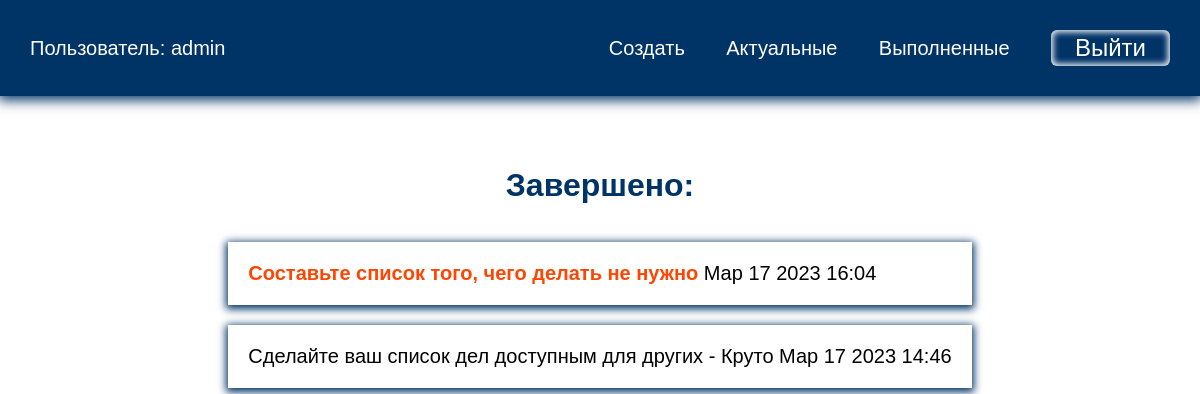
Page /completed/ (signed in) on the earlier database version.
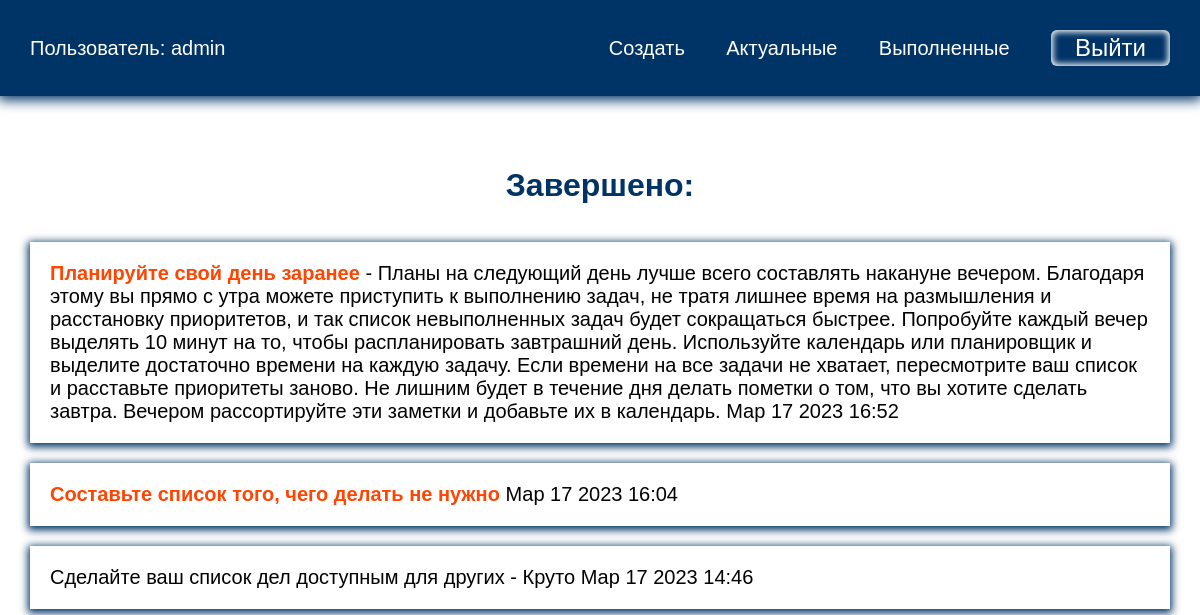
Same page on the later database version.
### todo/models.py (models this page shows, shortened)
class Todo(models.Model):
    title = models.CharField(max_length=100)
    memo = models.TextField(blank=True)  # описание задачи, может быть, может не быть(мы разрешаем что поле может быть пустым).
    created = models.DateTimeField(auto_now_add=True)  # поле дата создания, для того что бы могли потом отсортировать наши задачи либо по возрастанию,либо по убыванию. Атирбут мы не сможем менять в ручную. Не изменяемые поля в админке отображаться не будут, но они будут храниться в БД. В тот момент когда мы будем создавть какую то задачу, у нас зафиксируется дата и время ее создания.
    data_completed = models.DateTimeField(null=True, blank=True)  # сделаем задачу как выполненной (дата и время текущей задачи) Данную задачу мы не можем выполнить сразу, пока поле не заполнено будет просто null=True.
    important = models.BooleanField(default=False)  # Важная задача либо нет. Сдесь нам нужно в виде checkbox, True его как то выделим, False выделять не будем. default=False - задача изначально не важная.
    user = models.ForeignKey(User, on_delete=models.CASCADE)  # Задачу нужно связать с пользователем(таблицей пользователей). Что каждый пользователь видит свой набор задач, а не чужих. Связываем таблицу Тodo с таблицей User. У одного пользователя может быть много каких то задач. Что будет происходить с задачами когда удалим пользователя on_delete=models.CASCADE.

### todo/views.py (the view)
# urls.py: path('completed/', views.completedtodo, name='completedtodo'),
@login_required
def completedtodo(request):
    todos = Todo.objects.filter(user=request.user, data_completed__isnull=False).order_by('-data_completed') # Выполненные задачи привязываем к конкретному пользователю, data_completed__isnull=False теперь данное поле не пустое, так как нажав на кнопку выполнено, зафиксировалась дата ее выполнения, order_by('') будем выводить последняя запись которая была выполнена,что бы последняя задача была с верху -data_completed по убыванию.
    return render(request, 'todo/completedtodo.html', {'todos': todos})

### todo/templates/todo/completedtodo.html
{% extends 'todo/base.html' %}
{% block content %}
<h1>Завершено: </h1>
<ul>
    {% for todo in todos %}
    <li>
        <a href="{% url 'viewtodo' todo.id %}">
        {% if todo.important %}
        <b>{{ todo.title }}</b>
        {% else %}
        {{ todo.title }}
        {% endif %}
        {% if todo.memo %}
        - {{ todo.memo }}
        {% endif %}
            {{ todo.data_completed|date:'M j Y H:i' }}
        </a>
    </li>
    {% endfor %}
</ul>
{% endblock %}

Differences in the rows shown:
now on this page (row edited): Todo: title "Планируйте свой день заранее", memo "Планы на следующий день лучше всего составлять накануне вечером. Благодаря этому вы прямо с утра можете приступить к выполнению задач, не тратя лишнее время на размышления и расстановку приоритетов, и так список невыполненных задач будет сокращаться быстрее. Попробуйте каждый вечер выделять 10 минут на то, чтобы распланировать завтрашний день. Используйте календарь или планировщик и выделите достаточно времени на каждую задачу. Если времени на все задачи не хватает, пересмотрите ваш список и расставьте приоритеты заново. Не лишним будет в течение дня делать пометки о том, что вы хотите сделать завтра. Вечером рассортируйте эти заметки и добавьте их в календарь.", data_completed "Мар 17 2023 16:52"
